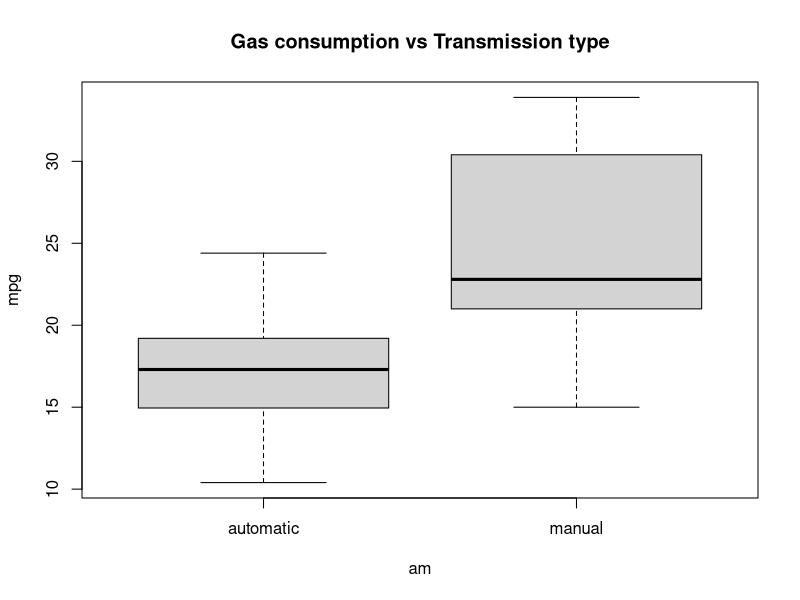
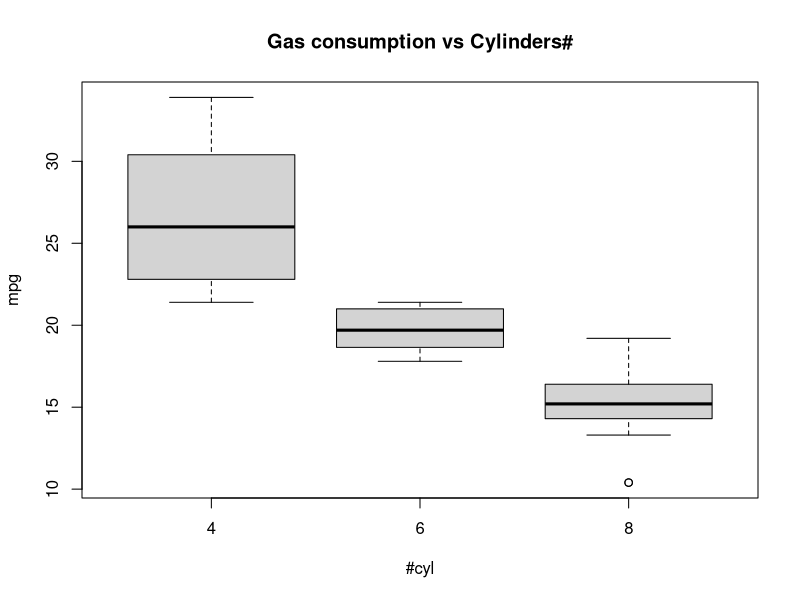
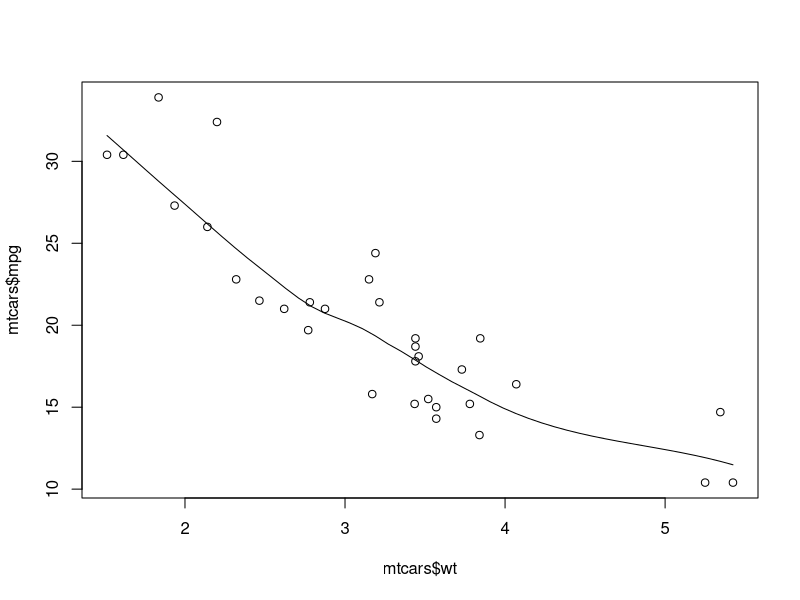
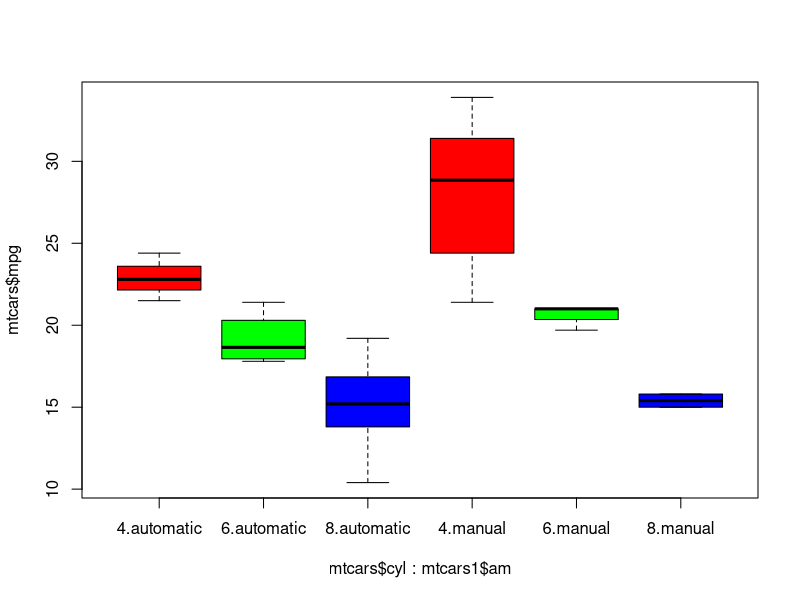

Write R code to recreate these figures, in order.
library(dplyr)

#1
help(mtcars)
View(mtcars)

#2
mtcars1 <- mtcars
mtcars1$cyl <- factor(mtcars1$cyl, levels = c(4,6,8), labels = c("medium","high","extreme"))
mtcars1$vs <- factor(mtcars1$vs, levels = c(0,1), labels = c("V-shaped","straight"))
mtcars1$am <- factor(mtcars1$am, levels = c(0,1), labels = c("automatic","manual"))

#3
mtcars2 <- mtcars1 %>%
  group_by(am) %>%
  summarise(
    mpg_mean=mean(mpg, na.rm=T),
    mpg_min=min(mpg, na.rm=T),
    mpg_max=max(mpg, na.rm=T),
    mpg_median=median(mpg, na.rm=T)
    )

boxplot(mtcars1$mpg ~ mtcars1$am, ylab = "mpg", xlab = "am" ,main="Gas consumption vs Transmission type")

#4
boxplot(mtcars$mpg ~ mtcars$cyl, ylab = "mpg", xlab = "#cyl" ,main="Gas consumption vs Cylinders#")

#5
scatter.smooth(mtcars$mpg ~ mtcars$wt)

#6
boxplot(mtcars$mpg ~ mtcars$cyl*mtcars1$am, col=c("red", "green", "blue"))

